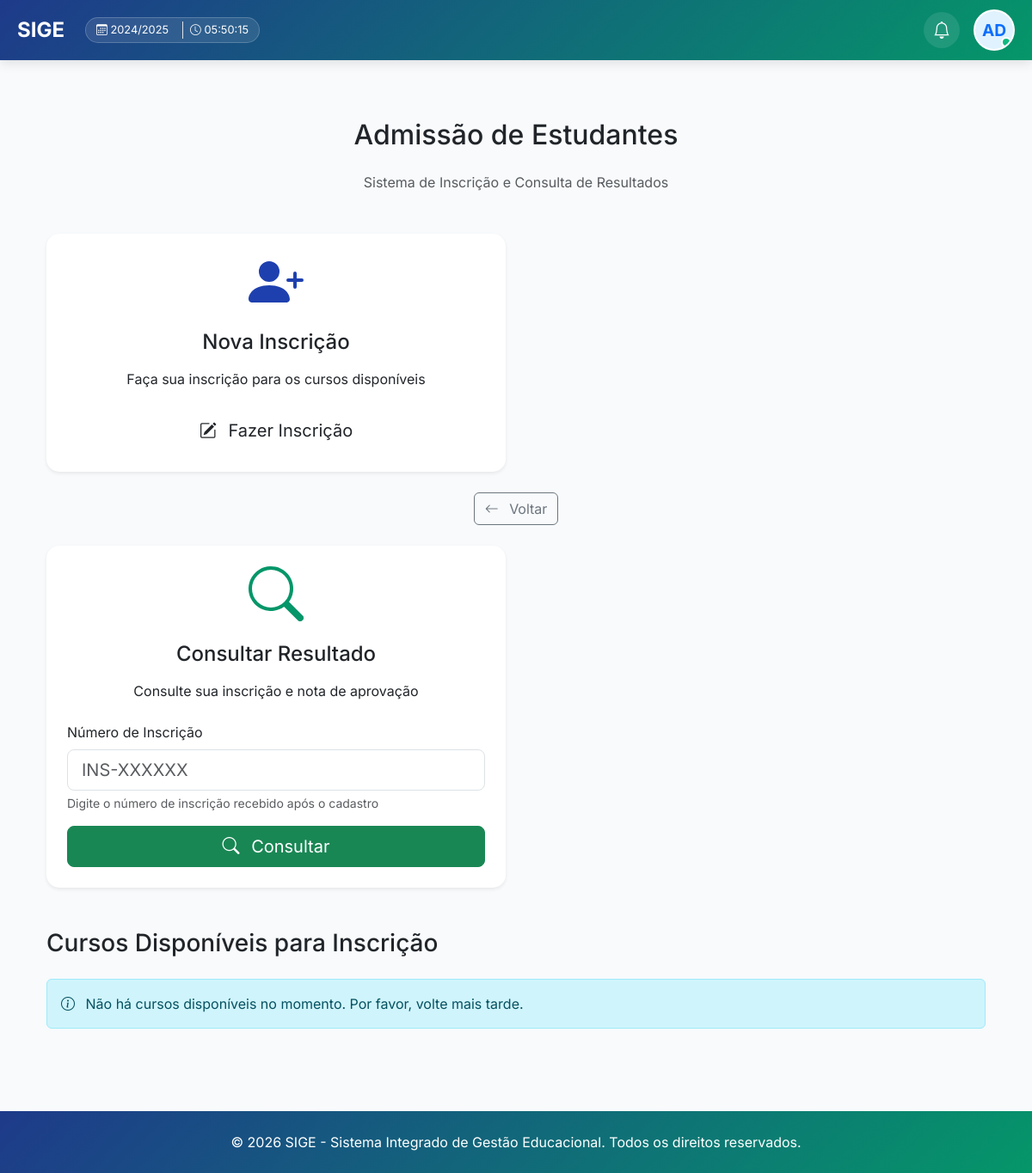
The page /admissao/ (signed in) on the database as committed earlier.
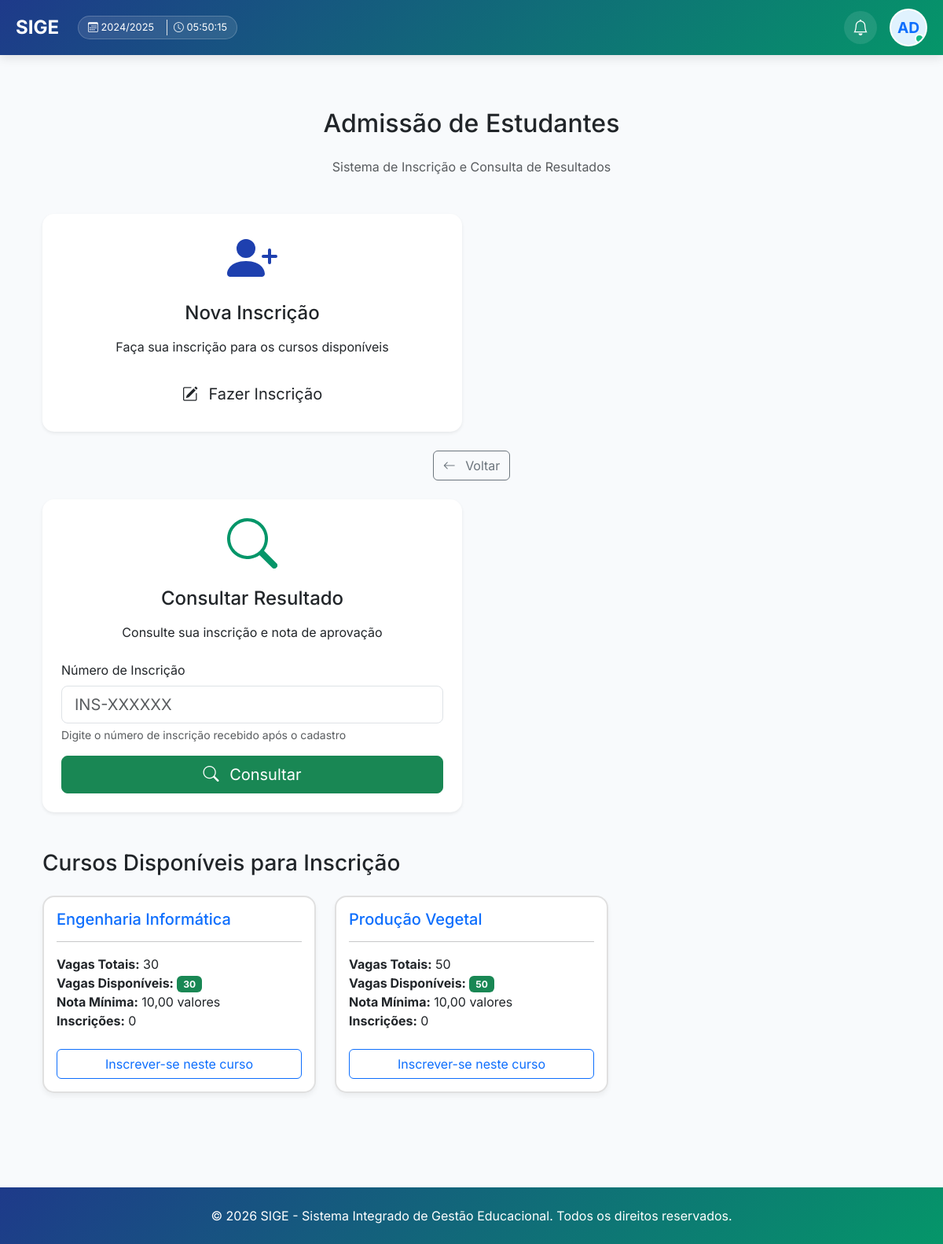
The same page on the database as committed later.
### core/models.py (models this page shows, shortened)
class Curso(models.Model):
    REGIME_CHOICES = [
        ('diurno', 'Diurno'),
        ('pos-laboral', 'Pós-Laboral'),
    ]
    MODALIDADE_CHOICES = [
        ('presencial', 'Presencial'),
        ('semipresencial', 'Semipresencial'),
        ('ead', 'EAD'),
    ]
    DURACAO_CHOICES = [
        (3, '3 meses'),
        (6, '6 meses'),
        (12, '1 ano'),
        (24, '2 anos'),
        (36, '3 anos'),
        (48, '4 anos'),
        (60, '5 anos'),
    ]
    codigo = models.CharField(max_length=50, unique=True, default="CURSO", verbose_name="Código do Curso")
    nome = models.CharField(max_length=200, verbose_name="Nome do Curso")
    grau = models.ForeignKey(NivelAcademico, on_delete=models.CASCADE, related_name='cursos', verbose_name="Grau Académico")
    regime = models.CharField(max_length=20, choices=REGIME_CHOICES, default='diurno', verbose_name="Regime")
    modalidade = models.CharField(max_length=20, choices=MODALIDADE_CHOICES, default='presencial', verbose_name="Modalidade")
    descricao = models.TextField(blank=True, verbose_name="Descrição")
    vagas = models.PositiveIntegerField(verbose_name="Número de Vagas")
    duracao_meses = models.PositiveIntegerField(
        choices=DURACAO_CHOICES,
        default=12,
        verbose_name="Duração"
    )
    nota_minima = models.DecimalField(
        max_digits=4,
        decimal_places=2,
        default=10.00,
        validators=[MinValueValidator(10.00), MaxValueValidator(20.00)],
        verbose_name="Nota Mínima para Aprovação"
    )
    requer_prerequisitos = models.BooleanField(default=False, verbose_name="Requer Pré-requisitos")
    ativo = models.BooleanField(default=True, verbose_name="Ativo")
    data_criacao = models.DateTimeField(auto_now_add=True)
    data_atualizacao = models.DateTimeField(auto_now=True)
    class Meta:
        verbose_name = "Curso"
        verbose_name_plural = "Cursos"
        ordering = ['nome']
    def vagas_disponiveis(self):
        aprovados = self.inscricoes.filter(aprovado=True).count()
        return max(0, self.vagas - aprovados)
    def total_inscricoes(self):
        return self.inscricoes.count()

### core/views.py (the view)
# urls.py: path('admissao/', views.admissao_estudantes, name='admissao_estudantes'),
@login_required
def admissao_estudantes(request):
    cursos = Curso.objects.filter(ativo=True)
    config = ConfiguracaoEscola.objects.first()
    return render(request, 'core/admissao.html', {
        'cursos': cursos,
        'config': config
    })

### core/context_processors.py (called while the page is built)
def subscricao_context(request):
    if not request.user.is_authenticated:
        return {}
    subscricao = Subscricao.objects.filter(estado__in=['ativo', 'teste']).first()
    return {'subscricao': subscricao}

def global_academic_context(request):
    config = ConfiguracaoEscola.objects.first()
    context = {
        'config': config
    }
    if request.user.is_authenticated:
        ano_atual = AnoAcademico.objects.filter(ano_atual=True).first()
        semestre_atual = None
        if ano_atual:
            semestre_atual = ano_atual.semestres.filter(ativo=True).first()
        perfil = PerfilUsuario.objects.filter(user=request.user).first()
        context.update({
            'ano_atual': ano_atual,
            'semestre_atual': semestre_atual,
            'user_perfil': perfil
        })
    return context

### core/models.py (called while the page is built)
    def __str__(self):
        return self.codigo

### core/templates/core/admissao.html (shortened to what the changed rows need)
{% extends 'core/base.html' %}
{% block content %}
<div class="container my-5">
    <h2 class="text-center mb-4">Admissão de Estudantes</h2>
    <div class="mt-5">
        <h3 class="mb-4">Cursos Disponíveis para Inscrição</h3>
        {% if cursos %}
            <div class="row">
                {% for curso in cursos %}
                <div class="col-md-6 col-lg-4 mb-4">
                    <div class="card curso-card h-100">
                        <div class="card-body">
                            <h5 class="card-title text-primary">{{ curso.nome }}</h5>
                            <hr>
                            <ul class="list-unstyled">
                                <li><strong>Vagas Totais:</strong> {{ curso.vagas }}</li>
                                <li><strong>Vagas Disponíveis:</strong>
                                    <span class="badge bg-success">{{ curso.vagas_disponiveis }}</span>
                                </li>
                                <li><strong>Nota Mínima:</strong> {{ curso.nota_minima }} valores</li>
                                <li><strong>Inscrições:</strong> {{ curso.total_inscricoes }}</li>
                            </ul>
                            <a href="{% url 'inscricao_create' curso.id %}" class="btn btn-outline-primary w-100 mt-2">
                                Inscrever-se neste curso
                            </a>
                        </div>
                    </div>
                </div>
                {% endfor %}
            </div>
        {% else %}
            <div class="alert alert-info">
                <i class="bi bi-info-circle me-2"></i>
                Não há cursos disponíveis no momento. Por favor, volte mais tarde.
            </div>
        {% endif %}
    </div>
</div>
{% endblock %}

Rows that differ between the two databases and show on the page:
added Curso: nome "Engenharia Informática", vagas "30", vagas_disponiveis "30", nota_minima "10,00", total_inscricoes "0"
added Curso: nome "Produção Vegetal", vagas "50", vagas_disponiveis "50", nota_minima "10,00", total_inscricoes "0"
Other text that changed with them:
text no longer shown: "Não há cursos disponíveis no momento. Por favor, volte mais tarde."
